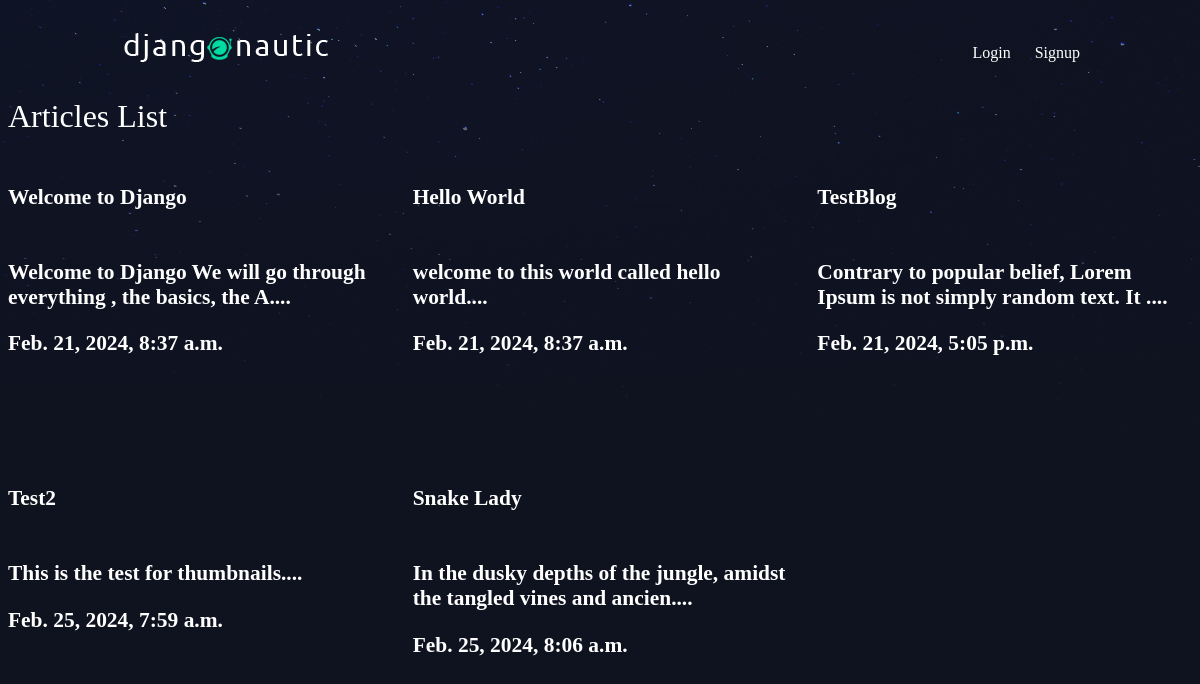
/articles/, run on an earlier commit of the app's database.
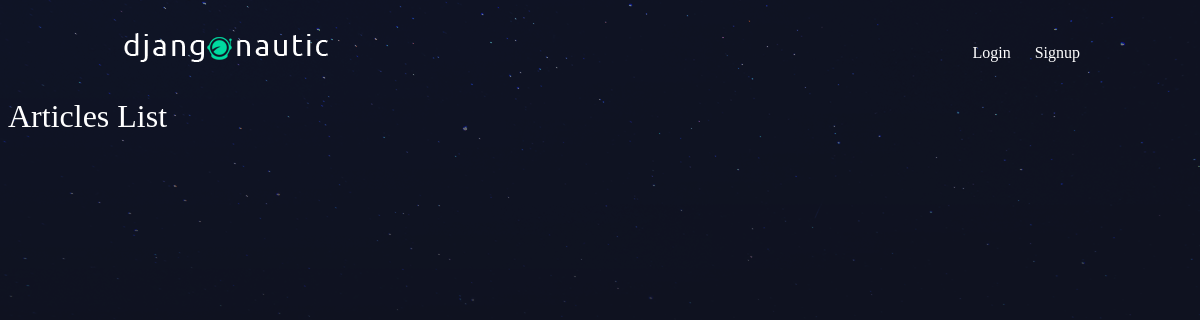
And on a later commit of the database.
### articles/models.py (models this page shows, shortened)
class Article(models.Model):
    title = models.CharField(max_length=100)
    slug  = models.SlugField()
    body  = models.TextField()
    date  = models.DateTimeField(auto_now_add=True) # when an article is created it is automatically populate this field
    thumb = models.ImageField(default='default.png',blank=True)
    author = models.ForeignKey(User,on_delete=models.CASCADE,default=None)
    def snippet(self):
        return self.body[0:70]+'....' # displays only 50 characters on the article page and .... in the end

### articles/views.py (the view)
# urls.py: path('',article_views.article_list,name="Home"),
def article_list(request):
    articles = Article.objects.all().order_by('date')
    return render(request,'articles/article_list.html',{'articles':articles}) #django looks in templates and finds article folder

### articles/templates/articles/article_list.html
 {% extends 'base_layout.html'%}
 {%block content%}
     <h1>Articles List<h1>
     <div class="articles">
       {% for article in articles%}
        <div class"article">
            <h6> <a href="{% url 'articles:detail' article.slug %}">{{article.title}}</a><h6>
            <p>{{article.snippet}}</p>
            <p>{{article.date}}</p>
        </div>
     {%endfor %}
    </div>
{% endblock %}

### templates/base_layout.html (shortened to what this page needs)
{% load static %}
<!DOCTYPE html>
<html>
    <head>
        <link rel="stylesheet" href="{% static 'styles.css'%}">
    </head>
    <body>
      <header class="wrapper">
        <h1><a href="{% url 'Home'%}"><img src="{%static 'logo.png'%}"/></a></h1>
        <nav>
            <ul>
                {% if user.is_authenticated %}
                <li>
                    <form class ="logout-link" action="{%url 'accounts:logout'%}" method="post">
                        {%csrf_token%}
                        <button type ="submit">Logout</button>
                    </form>
                </li>
                <li>
                    <a href="{%url 'articles:create' %}" class ="highlight">New Article
                    </a>
                </li>
                {%else%}
                <li>
                    <a href="{%url 'accounts:login' %}">Login
                    </a>
                </li>
                <li>
                    <a href="{%url 'accounts:signup' %}">Signup
                    </a>
                </li>
                {% endif%}
            </ul>
    </header>
        {%block content%}
        {% endblock%}
    </body>
</html>

### assets/styles.css (style rules this page uses)
body { background-color: #0f121f; background-image: url(/static/stars.png); background-repeat: no-repeat; color: #fff; }
body * { font-family: Ubuntu; }
h1, h2, h3, h4, h5 { font-weight: normal; margin: 0; }
a, a:hover, a:visited { color: #fff; text-decoration: none; }
.wrapper { max-width: 960px; margin: 0 auto; }
header { display: grid; grid-template-columns: 1fr 1fr; padding: 20px 0; }
nav { justify-self: end; }
nav li { display: inline-block; list-style-type: none; margin-left: 20px; }

What changed in the data, as far as the page shows it:
removed Article: title "Welcome to Django", snippet "Welcome to Django We will go through everything , the basics, the A....", date "Feb. 21, 2024, 8:37 a.m."
removed Article: title "Hello World", snippet "welcome to this world called hello world....", date "Feb. 21, 2024, 8:37 a.m."
removed Article: title "TestBlog", snippet "Contrary to popular belief, Lorem Ipsum is not simply random text. It ....", date "Feb. 21, 2024, 5:05 p.m."
removed Article: title "Test2", snippet "This is the test for thumbnails....", date "Feb. 25, 2024, 7:59 a.m."
removed Article: title "Snake Lady", snippet "In the dusky depths of the jungle, amidst the tangled vines and ancien....", date "Feb. 25, 2024, 8:06 a.m."
